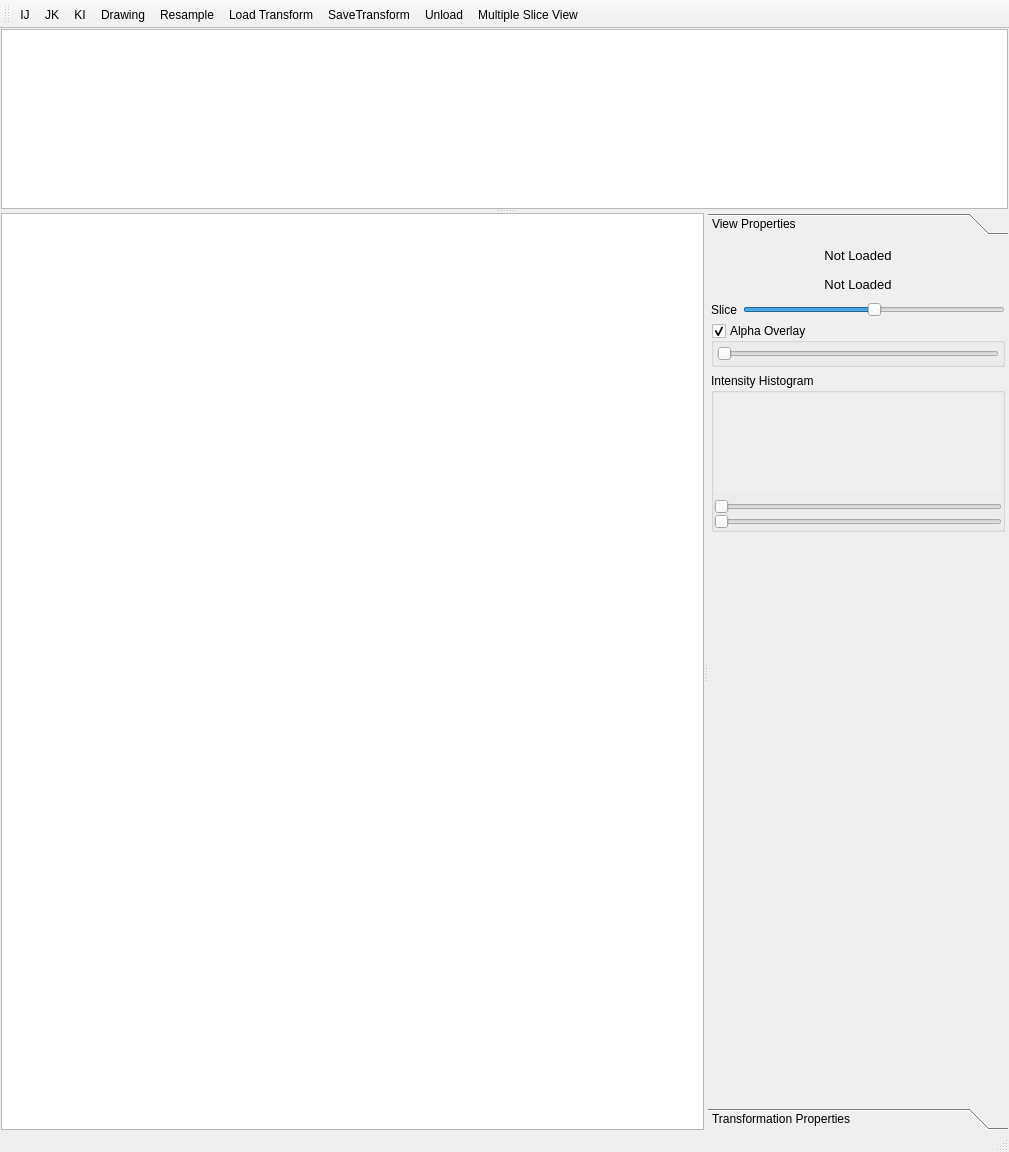
<?xml version="1.0" encoding="UTF-8"?>
<ui version="4.0">
 <class>AIRWindow</class>
 <widget class="QMainWindow" name="AIRWindow">
  <property name="geometry">
   <rect>
    <x>0</x>
    <y>0</y>
    <width>1009</width>
    <height>1152</height>
   </rect>
  </property>
  <property name="acceptDrops">
   <bool>true</bool>
  </property>
  <property name="windowTitle">
   <string>Affine Image Registration for 3D Images</string>
  </property>
  <property name="windowIcon">
   <iconset resource="pviewAIRWindow.qrc">
    <normaloff>:/Icons/Images/Photos-icon.png</normaloff>:/Icons/Images/Photos-icon.png</iconset>
  </property>
  <widget class="QWidget" name="centralwidget">
   <layout class="QHBoxLayout" name="horizontalLayout_7">
    <property name="leftMargin">
     <number>1</number>
    </property>
    <property name="topMargin">
     <number>0</number>
    </property>
    <property name="rightMargin">
     <number>1</number>
    </property>
    <property name="bottomMargin">
     <number>0</number>
    </property>
    <item>
     <widget class="QSplitter" name="sliceSplitter">
      <property name="orientation">
       <enum>Qt::Vertical</enum>
      </property>
      <widget class="QGraphicsVolumeView" name="multipleSliceView">
       <property name="maximumSize">
        <size>
         <width>16777215</width>
         <height>180</height>
        </size>
       </property>
       <property name="contextMenuPolicy">
        <enum>Qt::ActionsContextMenu</enum>
       </property>
       <property name="backgroundBrush">
        <brush brushstyle="SolidPattern">
         <color alpha="255">
          <red>0</red>
          <green>0</green>
          <blue>0</blue>
         </color>
        </brush>
       </property>
       <property name="renderHints">
        <set>QPainter::Antialiasing|QPainter::SmoothPixmapTransform|QPainter::TextAntialiasing</set>
       </property>
       <property name="cacheMode">
        <set>QGraphicsView::CacheBackground</set>
       </property>
      </widget>
      <widget class="QSplitter" name="splitter">
       <property name="orientation">
        <enum>Qt::Horizontal</enum>
       </property>
       <widget class="QGraphicsGuideView" name="graphicsView">
        <property name="backgroundBrush">
         <brush brushstyle="SolidPattern">
          <color alpha="255">
           <red>0</red>
           <green>0</green>
           <blue>0</blue>
          </color>
         </brush>
        </property>
        <property name="renderHints">
         <set>QPainter::Antialiasing|QPainter::HighQualityAntialiasing|QPainter::NonCosmeticDefaultPen|QPainter::SmoothPixmapTransform|QPainter::TextAntialiasing</set>
        </property>
       </widget>
       <widget class="QToolBox" name="toolBox">
        <property name="minimumSize">
         <size>
          <width>200</width>
          <height>0</height>
         </size>
        </property>
        <property name="maximumSize">
         <size>
          <width>300</width>
          <height>16777215</height>
         </size>
        </property>
        <property name="acceptDrops">
         <bool>false</bool>
        </property>
        <property name="currentIndex">
         <number>0</number>
        </property>
        <widget class="QWidget" name="page_2">
         <property name="geometry">
          <rect>
           <x>0</x>
           <y>0</y>
           <width>300</width>
           <height>810</height>
          </rect>
         </property>
         <attribute name="label">
          <string>View Properties</string>
         </attribute>
         <layout class="QVBoxLayout" name="verticalLayout">
          <property name="margin">
           <number>3</number>
          </property>
          <item>
           <layout class="QVBoxLayout" name="verticalLayout_7">
            <item>
             <widget class="QFileAcceptButton" name="image1Name">
              <property name="font">
               <font>
                <pointsize>10</pointsize>
               </font>
              </property>
              <property name="acceptDrops">
               <bool>true</bool>
              </property>
              <property name="text">
               <string>Not Loaded</string>
              </property>
              <property name="checkable">
               <bool>true</bool>
              </property>
              <property name="flat">
               <bool>true</bool>
              </property>
             </widget>
            </item>
            <item>
             <widget class="QFileAcceptButton" name="image2Name">
              <property name="font">
               <font>
                <pointsize>10</pointsize>
               </font>
              </property>
              <property name="acceptDrops">
               <bool>true</bool>
              </property>
              <property name="text">
               <string>Not Loaded</string>
              </property>
              <property name="checkable">
               <bool>true</bool>
              </property>
              <property name="flat">
               <bool>true</bool>
              </property>
             </widget>
            </item>
           </layout>
          </item>
          <item>
           <layout class="QHBoxLayout" name="horizontalLayout_8">
            <item>
             <widget class="QLabel" name="label_7">
              <property name="text">
               <string>Slice</string>
              </property>
             </widget>
            </item>
            <item>
             <widget class="QSlider" name="sliceSlider">
              <property name="maximum">
               <number>100</number>
              </property>
              <property name="value">
               <number>50</number>
              </property>
              <property name="orientation">
               <enum>Qt::Horizontal</enum>
              </property>
             </widget>
            </item>
           </layout>
          </item>
          <item>
           <widget class="QGroupBox" name="alphaOptions">
            <property name="title">
             <string>Alpha Overlay</string>
            </property>
            <property name="checkable">
             <bool>true</bool>
            </property>
            <property name="checked">
             <bool>true</bool>
            </property>
            <layout class="QHBoxLayout" name="horizontalLayout_10">
             <property name="margin">
              <number>3</number>
             </property>
             <item>
              <widget class="QSlider" name="compositeOpacity">
               <property name="maximum">
                <number>255</number>
               </property>
               <property name="value">
                <number>0</number>
               </property>
               <property name="orientation">
                <enum>Qt::Horizontal</enum>
               </property>
              </widget>
             </item>
            </layout>
           </widget>
          </item>
          <item>
           <widget class="QGroupBox" name="groupBox_4">
            <property name="title">
             <string>Intensity Histogram</string>
            </property>
            <layout class="QVBoxLayout" name="verticalLayout_6">
             <property name="margin">
              <number>0</number>
             </property>
             <item>
              <widget class="QCustomPlot" name="histogramView" native="true">
               <property name="enabled">
                <bool>true</bool>
               </property>
               <property name="minimumSize">
                <size>
                 <width>0</width>
                 <height>100</height>
                </size>
               </property>
               <property name="autoFillBackground">
                <bool>true</bool>
               </property>
              </widget>
             </item>
             <item>
              <layout class="QVBoxLayout" name="verticalLayout_5">
               <property name="spacing">
                <number>0</number>
               </property>
               <item>
                <widget class="QDualSlider" name="intensitySlider">
                 <property name="maximum">
                  <number>10000</number>
                 </property>
                 <property name="orientation">
                  <enum>Qt::Horizontal</enum>
                 </property>
                </widget>
               </item>
               <item>
                <widget class="QDualSlider" name="intensitySlider2">
                 <property name="enabled">
                  <bool>false</bool>
                 </property>
                 <property name="maximum">
                  <number>10000</number>
                 </property>
                 <property name="orientation">
                  <enum>Qt::Horizontal</enum>
                 </property>
                </widget>
               </item>
              </layout>
             </item>
            </layout>
           </widget>
          </item>
          <item>
           <spacer name="verticalSpacer">
            <property name="orientation">
             <enum>Qt::Vertical</enum>
            </property>
            <property name="sizeHint" stdset="0">
             <size>
              <width>20</width>
              <height>208</height>
             </size>
            </property>
           </spacer>
          </item>
          <item>
           <spacer name="verticalSpacer_2">
            <property name="orientation">
             <enum>Qt::Vertical</enum>
            </property>
            <property name="sizeHint" stdset="0">
             <size>
              <width>20</width>
              <height>131</height>
             </size>
            </property>
           </spacer>
          </item>
         </layout>
        </widget>
        <widget class="QWidget" name="page">
         <attribute name="label">
          <string>Transformation Properties</string>
         </attribute>
         <layout class="QVBoxLayout" name="verticalLayout_8">
          <property name="margin">
           <number>3</number>
          </property>
          <item>
           <layout class="QVBoxLayout" name="verticalLayout_4">
            <item>
             <widget class="QGroupBox" name="checkerBoardOptions">
              <property name="title">
               <string>Checker Board</string>
              </property>
              <property name="checkable">
               <bool>true</bool>
              </property>
              <property name="checked">
               <bool>false</bool>
              </property>
              <layout class="QHBoxLayout" name="horizontalLayout_13">
               <property name="margin">
                <number>3</number>
               </property>
               <item>
                <layout class="QHBoxLayout" name="horizontalLayout_14">
                 <item>
                  <widget class="QLabel" name="label_10">
                   <property name="text">
                    <string>Rows</string>
                   </property>
                  </widget>
                 </item>
                 <item>
                  <widget class="QSpinBox" name="checkerBoardCols">
                   <property name="minimum">
                    <number>1</number>
                   </property>
                   <property name="maximum">
                    <number>64</number>
                   </property>
                   <property name="value">
                    <number>5</number>
                   </property>
                  </widget>
                 </item>
                 <item>
                  <widget class="QLabel" name="label_11">
                   <property name="text">
                    <string>Cols</string>
                   </property>
                  </widget>
                 </item>
                 <item>
                  <widget class="QSpinBox" name="checkerBoardRows">
                   <property name="value">
                    <number>5</number>
                   </property>
                  </widget>
                 </item>
                </layout>
               </item>
              </layout>
             </widget>
            </item>
            <item>
             <widget class="QGroupBox" name="compositionOptions">
              <property name="title">
               <string>Composition</string>
              </property>
              <property name="checkable">
               <bool>true</bool>
              </property>
              <property name="checked">
               <bool>false</bool>
              </property>
              <layout class="QGridLayout" name="gridLayout_3">
               <property name="margin">
                <number>3</number>
               </property>
               <item row="0" column="0">
                <widget class="QRadioButton" name="compositionDifference">
                 <property name="text">
                  <string>Differences</string>
                 </property>
                 <property name="checked">
                  <bool>true</bool>
                 </property>
                </widget>
               </item>
               <item row="1" column="0">
                <widget class="QRadioButton" name="compositionXOR">
                 <property name="text">
                  <string>Xor</string>
                 </property>
                </widget>
               </item>
              </layout>
             </widget>
            </item>
           </layout>
          </item>
          <item>
           <widget class="QVTKWidget2" name="vtkControl" native="true">
            <property name="minimumSize">
             <size>
              <width>0</width>
              <height>150</height>
             </size>
            </property>
           </widget>
          </item>
          <item>
           <layout class="QGridLayout" name="gridLayout">
            <item row="0" column="0">
             <widget class="QGroupBox" name="originBox">
              <property name="enabled">
               <bool>false</bool>
              </property>
              <property name="title">
               <string>Translation</string>
              </property>
              <layout class="QVBoxLayout" name="verticalLayout_2">
               <property name="spacing">
                <number>0</number>
               </property>
               <property name="margin">
                <number>3</number>
               </property>
               <item>
                <layout class="QHBoxLayout" name="horizontalLayout_3">
                 <item>
                  <widget class="QLabel" name="label">
                   <property name="text">
                    <string>tx</string>
                   </property>
                  </widget>
                 </item>
                 <item>
                  <widget class="QDoubleSpinBox" name="ox">
                   <property name="minimum">
                    <double>-100.000000000000000</double>
                   </property>
                   <property name="maximum">
                    <double>100.000000000000000</double>
                   </property>
                   <property name="singleStep">
                    <double>0.010000000000000</double>
                   </property>
                  </widget>
                 </item>
                </layout>
               </item>
               <item>
                <layout class="QHBoxLayout" name="horizontalLayout_2">
                 <item>
                  <widget class="QLabel" name="label_2">
                   <property name="text">
                    <string>ty</string>
                   </property>
                  </widget>
                 </item>
                 <item>
                  <widget class="QDoubleSpinBox" name="oy">
                   <property name="minimum">
                    <double>-100.000000000000000</double>
                   </property>
                   <property name="maximum">
                    <double>100.000000000000000</double>
                   </property>
                   <property name="singleStep">
                    <double>0.010000000000000</double>
                   </property>
                  </widget>
                 </item>
                </layout>
               </item>
               <item>
                <layout class="QHBoxLayout" name="horizontalLayout">
                 <item>
                  <widget class="QLabel" name="label_3">
                   <property name="text">
                    <string>tz</string>
                   </property>
                  </widget>
                 </item>
                 <item>
                  <widget class="QDoubleSpinBox" name="oz">
                   <property name="minimum">
                    <double>-100.000000000000000</double>
                   </property>
                   <property name="maximum">
                    <double>100.000000000000000</double>
                   </property>
                   <property name="singleStep">
                    <double>0.010000000000000</double>
                   </property>
                  </widget>
                 </item>
                </layout>
               </item>
              </layout>
             </widget>
            </item>
            <item row="0" column="1">
             <widget class="QGroupBox" name="scaleBox">
              <property name="enabled">
               <bool>false</bool>
              </property>
              <property name="title">
               <string>Scaling</string>
              </property>
              <layout class="QVBoxLayout" name="verticalLayout_3">
               <property name="spacing">
                <number>0</number>
               </property>
               <property name="margin">
                <number>3</number>
               </property>
               <item>
                <layout class="QHBoxLayout" name="horizontalLayout_4">
                 <item>
                  <widget class="QLabel" name="label_4">
                   <property name="text">
                    <string>sx</string>
                   </property>
                  </widget>
                 </item>
                 <item>
                  <widget class="QDoubleSpinBox" name="sx">
                   <property name="singleStep">
                    <double>0.000100000000000</double>
                   </property>
                   <property name="value">
                    <double>1.000000000000000</double>
                   </property>
                  </widget>
                 </item>
                </layout>
               </item>
               <item>
                <layout class="QHBoxLayout" name="horizontalLayout_5">
                 <item>
                  <widget class="QLabel" name="label_5">
                   <property name="text">
                    <string>sy</string>
                   </property>
                  </widget>
                 </item>
                 <item>
                  <widget class="QDoubleSpinBox" name="sy">
                   <property name="singleStep">
                    <double>0.000100000000000</double>
                   </property>
                   <property name="value">
                    <double>1.000000000000000</double>
                   </property>
                  </widget>
                 </item>
                </layout>
               </item>
               <item>
                <layout class="QHBoxLayout" name="horizontalLayout_6">
                 <item>
                  <widget class="QLabel" name="label_6">
                   <property name="text">
                    <string>sz</string>
                   </property>
                  </widget>
                 </item>
                 <item>
                  <widget class="QDoubleSpinBox" name="sz">
                   <property name="singleStep">
                    <double>0.000100000000000</double>
                   </property>
                   <property name="value">
                    <double>1.000000000000000</double>
                   </property>
                  </widget>
                 </item>
                </layout>
               </item>
              </layout>
             </widget>
            </item>
            <item row="0" column="2">
             <widget class="QSlider" name="zoomSlider">
              <property name="maximum">
               <number>400</number>
              </property>
              <property name="singleStep">
               <number>1</number>
              </property>
              <property name="pageStep">
               <number>100</number>
              </property>
              <property name="value">
               <number>100</number>
              </property>
              <property name="orientation">
               <enum>Qt::Vertical</enum>
              </property>
             </widget>
            </item>
           </layout>
          </item>
          <item>
           <spacer name="verticalSpacer_3">
            <property name="orientation">
             <enum>Qt::Vertical</enum>
            </property>
            <property name="sizeHint" stdset="0">
             <size>
              <width>20</width>
              <height>348</height>
             </size>
            </property>
           </spacer>
          </item>
         </layout>
        </widget>
       </widget>
      </widget>
     </widget>
    </item>
   </layout>
  </widget>
  <widget class="QMenuBar" name="menubar">
   <property name="geometry">
    <rect>
     <x>0</x>
     <y>0</y>
     <width>1009</width>
     <height>22</height>
    </rect>
   </property>
  </widget>
  <widget class="QStatusBar" name="statusbar"/>
  <widget class="QToolBar" name="toolBar">
   <property name="windowTitle">
    <string>toolBar</string>
   </property>
   <attribute name="toolBarArea">
    <enum>TopToolBarArea</enum>
   </attribute>
   <attribute name="toolBarBreak">
    <bool>false</bool>
   </attribute>
   <addaction name="actionSliceIJ"/>
   <addaction name="actionSliceJK"/>
   <addaction name="actionSliceKI"/>
   <addaction name="actionDrawing"/>
   <addaction name="actionResample"/>
   <addaction name="actionLoadTransform"/>
   <addaction name="actionSaveTransform"/>
   <addaction name="actionUnload"/>
   <addaction name="actionMultipleSlice"/>
  </widget>
  <action name="actionSliceIJ">
   <property name="checkable">
    <bool>true</bool>
   </property>
   <property name="text">
    <string>IJ</string>
   </property>
   <property name="toolTip">
    <string>Slice IJ Plane</string>
   </property>
  </action>
  <action name="actionSliceJK">
   <property name="checkable">
    <bool>true</bool>
   </property>
   <property name="text">
    <string>JK</string>
   </property>
   <property name="toolTip">
    <string>Slice JK Plane</string>
   </property>
  </action>
  <action name="actionSliceKI">
   <property name="checkable">
    <bool>true</bool>
   </property>
   <property name="text">
    <string>KI</string>
   </property>
   <property name="toolTip">
    <string>Slice KI Plane</string>
   </property>
  </action>
  <action name="actionDrawing">
   <property name="checkable">
    <bool>true</bool>
   </property>
   <property name="icon">
    <iconset resource="pviewAIRWindow.qrc">
     <normaloff>:/Icons/Images/color-palette-icon.png</normaloff>:/Icons/Images/color-palette-icon.png</iconset>
   </property>
   <property name="text">
    <string>Drawing</string>
   </property>
  </action>
  <action name="actionResample">
   <property name="icon">
    <iconset resource="pviewAIRWindow.qrc">
     <normaloff>:/Icons/Images/save_img.png</normaloff>:/Icons/Images/save_img.png</iconset>
   </property>
   <property name="text">
    <string>Resample</string>
   </property>
   <property name="toolTip">
    <string>Resample Moving Image</string>
   </property>
  </action>
  <action name="actionUnload">
   <property name="icon">
    <iconset resource="pviewAIRWindow.qrc">
     <normaloff>:/Icons/Images/trash-icon.png</normaloff>:/Icons/Images/trash-icon.png</iconset>
   </property>
   <property name="text">
    <string>Unload</string>
   </property>
   <property name="toolTip">
    <string>Unload All Images</string>
   </property>
  </action>
  <action name="actionSaveTransform">
   <property name="icon">
    <iconset resource="pviewAIRWindow.qrc">
     <normaloff>:/Icons/Images/save_txf.png</normaloff>:/Icons/Images/save_txf.png</iconset>
   </property>
   <property name="text">
    <string>SaveTransform</string>
   </property>
   <property name="toolTip">
    <string>Save Transform</string>
   </property>
  </action>
  <action name="actionLoadTransform">
   <property name="icon">
    <iconset resource="pviewAIRWindow.qrc">
     <normaloff>:/Icons/Images/load_txf.png</normaloff>:/Icons/Images/load_txf.png</iconset>
   </property>
   <property name="text">
    <string>Load Transform</string>
   </property>
   <property name="toolTip">
    <string>Load Affine Transform</string>
   </property>
  </action>
  <action name="actionMultipleSlice">
   <property name="icon">
    <iconset resource="pviewAIRWindow.qrc">
     <normaloff>:/Icons/Images/multiple-file-icon.png</normaloff>:/Icons/Images/multiple-file-icon.png</iconset>
   </property>
   <property name="text">
    <string>Multiple Slice View</string>
   </property>
   <property name="toolTip">
    <string>Show multiple slices in a view</string>
   </property>
  </action>
  <action name="actionPropagateLabel">
   <property name="text">
    <string>Propagate Label</string>
   </property>
   <property name="toolTip">
    <string>Propagate the current segmentation label to slices of the working set</string>
   </property>
  </action>
  <action name="actionClearWorkingSet">
   <property name="text">
    <string>Clear Working Set</string>
   </property>
   <property name="toolTip">
    <string>Clear the current working set</string>
   </property>
  </action>
  <action name="actionNewWorkingSet">
   <property name="text">
    <string>Add To Working Set</string>
   </property>
   <property name="toolTip">
    <string>Create a working set from the current selection</string>
   </property>
  </action>
 </widget>
 <customwidgets>
  <customwidget>
   <class>QCustomPlot</class>
   <extends>QWidget</extends>
   <header>qcustomplot.h</header>
   <container>1</container>
  </customwidget>
  <customwidget>
   <class>QDualSlider</class>
   <extends>QSlider</extends>
   <header>qdualslider.h</header>
  </customwidget>
  <customwidget>
   <class>QGraphicsGuideView</class>
   <extends>QGraphicsView</extends>
   <header>qgraphicsguideview.h</header>
  </customwidget>
  <customwidget>
   <class>QFileAcceptButton</class>
   <extends>QPushButton</extends>
   <header>qfileacceptbutton.h</header>
  </customwidget>
  <customwidget>
   <class>QGraphicsVolumeView</class>
   <extends>QGraphicsView</extends>
   <header>qgraphicsvolumeview.h</header>
  </customwidget>
  <customwidget>
   <class>QVTKWidget2</class>
   <extends>QWidget</extends>
   <header>qvtkwidget2.h</header>
   <container>1</container>
  </customwidget>
 </customwidgets>
 <resources>
  <include location="pviewAIRWindow.qrc"/>
 </resources>
 <connections/>
</ui>
